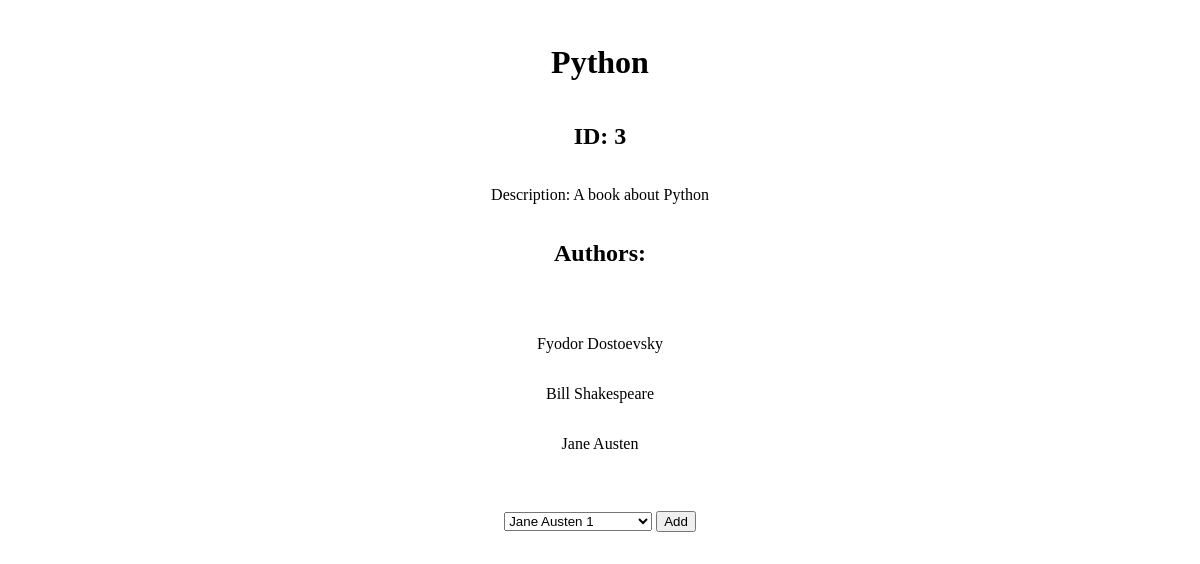
The page /show_book/3 on the database its author committed.
### books_authors_app/models.py (models this page shows, shortened)
class Books(models.Model):
    title = models.CharField(max_length=255)
    description = models.TextField()
    created_at = models.DateTimeField(auto_now_add=True)
    updated_at = models.DateTimeField(auto_now=True)

class Authors(models.Model):
    first_name = models.CharField(max_length=45)
    last_name = models.CharField(max_length=45)
    notes = models.TextField()
    books = models.ManyToManyField(Books, related_name="author")
    created_at = models.DateTimeField(auto_now_add=True)
    updated_at = models.DateTimeField(auto_now=True)

### books_authors_app/views.py (the view)
# urls.py: path('show_book/<int:id>', views.show_book),
def show_book(request, id):
    context = {
        "book": Books.objects.get(id=id),
        "authors": Authors.objects.all()
    }
    return render(request,'show_book.html', context)

### books_authors_app/templates/show_book.html (shortened to what this page needs)
<!DOCTYPE html>
<html>
    <head>
        {% load static %}
        <link rel="stylesheet" href="{% static 'css/style.css' %}">
    </head>
    <body>
        <div>
            <h1>{{book.title}}</h1>
            <h2>ID: {{book.id}}</h2>
            <p>Description: {{book.description}}</p>
            <h2>Authors:</h2>
            <p>
                {% for author in book.author.all %}
                <p>{{author.first_name}} {{author.last_name}}</p>
                {% endfor %}
            </p>
            </div>
            <div class="add_author">
                <form action="/add_author" method="post">
                    <select name="author_id">
                        {% for author in authors %}
                        <option name="author_id" value="{{author.id}}">{{author.first_name}} {{author.last_name}} {{author.id}}</option>
                        {% endfor %}
                    </select>
                    <button type="submit">Add</button>
                </form>
            </div>
    </body>

### books_authors_app/static/css/style.css (style rules this page uses)
body { display: flex; flex-direction: column; align-items: center; width: 900px; height: 900px; margin: auto; }
div { display: flex; flex-direction: column; text-align: center; width: 700px; height: fit-content; background-color: white; padding: 5px; }
p { display: flex; align-items: center; justify-content: space-around; }

### rows shown on the page
Books: title "Python", id "3", description "A book about Python"
Authors: first_name "Fyodor", last_name "Dostoevsky"
Authors: first_name "Bill", last_name "Shakespeare"
Authors: first_name "Jane", last_name "Austen"

### other values the page prints
form field author_id "Jane Austen 1"
